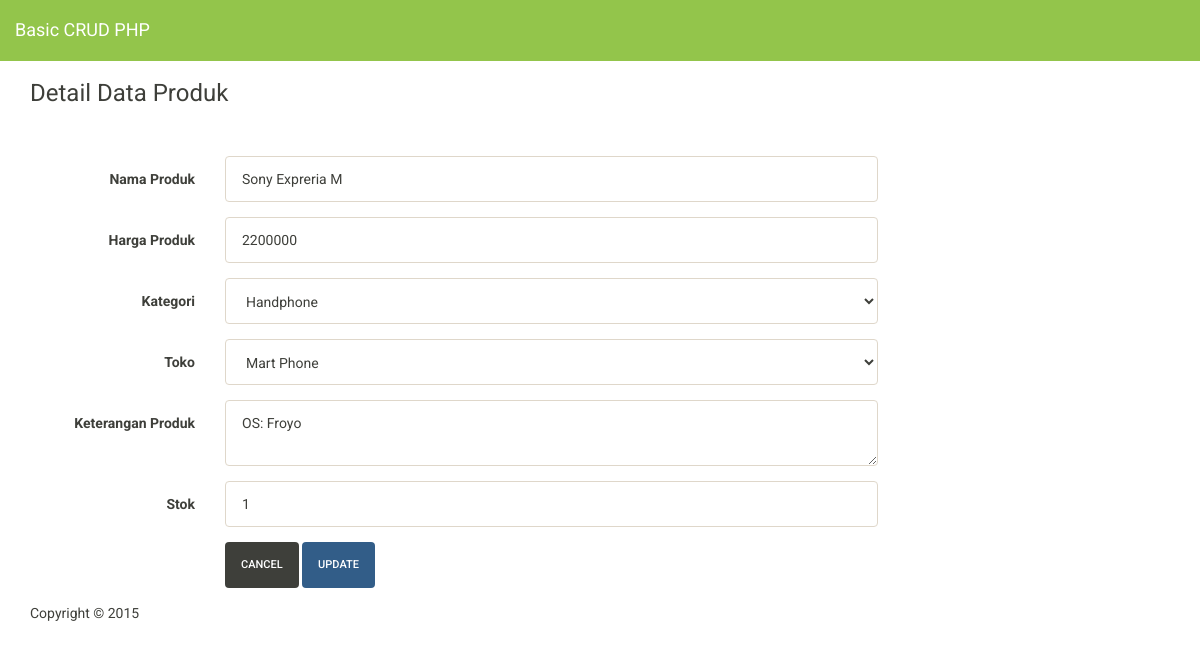
The app's page /detailproduk.php?id=3 with its own data.
### tables this page shows
CREATE TABLE IF NOT EXISTS `produk` (
  `id_produk` int(11) NOT NULL AUTO_INCREMENT,
  `nama_produk` varchar(50) NOT NULL,
  `harga_produk` int(11) NOT NULL,
  `id_kategori` int(11) NOT NULL,
  `id_toko` int(11) NOT NULL,
  `keterangan_produk` text NOT NULL,
  `gambar_produk` varchar(100) NOT NULL,
  `stok` int(11) NOT NULL,
  PRIMARY KEY (`id_produk`)
);

### detailproduk.php (the view, shortened to what this page needs)
<?php include "header.php"; ?>
<div class="container">
	<div class="row">
	<div class="col-lg-12">
		<h3>Detail Data Produk</h3><br/><br/>
		<?php
			include "koneksi.php";
			$id = $_GET['id'];
			$tampil = "SELECT * FROM produk AS p
						INNER JOIN kategori AS k ON p.id_kategori=k.id_kategori
						INNER JOIN toko AS t ON p.id_toko=t.id_toko
						WHERE p.id_produk='$id'";
			$qtampil = mysqli_query($koneksi,$tampil);
			$hasil = mysqli_fetch_array($qtampil, MYSQL_ASSOC);
			$nama = $hasil['nama_produk'];
			$harga = $hasil['harga_produk'];
			$idkat = $hasil['id_kategori'];
			$idtoko = $hasil['id_toko'];
			$ket = $hasil['keterangan_produk'];
			$stok = $hasil['stok'];
		?>
		<form class="form-horizontal" id="form_update" action="processproduk.php?act=update" method="POST">
			<div class="form-group">
			  <label for="inputEmail" class="col-lg-2 control-label">Nama Produk</label>
			  <div class="col-lg-7">
				<input type="text" class="form-control" id="inputEmail" placeholder="Nama Produk" value="<?php echo $nama ?>" name="nama" required>
			  </div>
			</div>
			<div class="form-group">
			  <label for="inputEmail" class="col-lg-2 control-label">Harga Produk</label>
			  <div class="col-lg-7">
				<input type="text" class="form-control" id="inputEmail" value="<?php echo $harga ?>" placeholder="Harga Produk" name="harga" required>
			  </div>
			</div>
			<div class="form-group">
			  <label for="inputEmail" class="col-lg-2 control-label">Kategori</label>
			  <div class="col-lg-7">
				<select name="kategori" class="form-control" required>
					<?php
						include "koneksi.php";
						$tampil = "SELECT * FROM kategori";
						$qtampil = mysqli_query($koneksi,$tampil);
						while($hasil = mysqli_fetch_array($qtampil,MYSQL_ASSOC)) {
							$idk = $hasil['id_kategori'];
							$nama = $hasil['nama_kategori'];
					?>
							<option value="<?php echo $idk; ?>" <?php if($idk == $idkat) echo 'selected' ?> ><?php echo $nama; ?></option>
					<?php
						}
					?>
				</select>
			  </div>
			</div>
			<div class="form-group">
			  <label for="inputEmail" class="col-lg-2 control-label">Toko</label>
			  <div class="col-lg-7">
				<select name="toko" class="form-control" required>
					<?php
						include "koneksi.php";
						$tampil = "SELECT * FROM toko";
						$qtampil = mysqli_query($koneksi,$tampil);
						while($hasil = mysqli_fetch_array($qtampil,MYSQL_ASSOC)) {
							$idt = $hasil['id_toko'];
							$nama = $hasil['nama_toko'];
					?>
							<option value="<?php echo $idt; ?>" <?php if($idtoko == $idt) echo 'selected' ?> ><?php echo $nama; ?></option>
					<?php
						}
					?>
				</select>
			  </div>
			</div>
			<div class="form-group">
			  <label for="inputEmail" class="col-lg-2 control-label">Keterangan Produk</label>
			  <div class="col-lg-7">
				<textarea name="keterangan" class="form-control"><?php echo $ket ?></textarea>
			  </div>
			</div>
			<div class="form-group">
			  <label for="inputEmail" class="col-lg-2 control-label">Stok</label>
			  <div class="col-lg-7">
				<input type="text" class="form-control" id="inputEmail" value="<?php echo $stok ?>" placeholder="Stok" name="stok" required>
			  </div>
			</div>
			<div class="form-group">
			  <div class="col-lg-7 col-lg-offset-2">
				<button type="reset" class="btn btn-default">Cancel</button>
				<button type="submit" class="btn btn-primary">Update</button>
			  </div>
			</div>
		</form>
	</div>
	</div>
	<footer>
		<p>Copyright &copy; 2015</p>
	</footer>
</div>
</body>
</html>

### header.php (style rules this page uses)
body { padding-top: 60px; padding-bottom: 40px; }

### records on screen
produk: nama "Sony Expreria M", harga "2200000", keterangan "OS: Froyo", stok "1"

### other values on screen
form field kategori "Handphone"
form field toko "Mart Phone"
